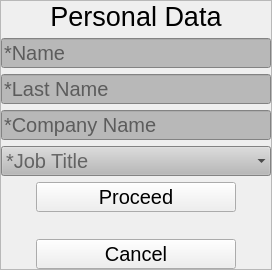
                <widget class="QWidget" name="regPage4">
                 <layout class="QVBoxLayout" name="verticalLayout_24">
                  <property name="spacing">
                   <number>0</number>
                  </property>
                  <property name="leftMargin">
                   <number>0</number>
                  </property>
                  <property name="topMargin">
                   <number>0</number>
                  </property>
                  <property name="rightMargin">
                   <number>0</number>
                  </property>
                  <property name="bottomMargin">
                   <number>0</number>
                  </property>
                  <item alignment="Qt::AlignHCenter|Qt::AlignVCenter">
                   <widget class="QWidget" name="regContainer_4" native="true">
                    <layout class="QVBoxLayout" name="verticalLayout_19">
                     <property name="spacing">
                      <number>0</number>
                     </property>
                     <property name="leftMargin">
                      <number>0</number>
                     </property>
                     <property name="topMargin">
                      <number>0</number>
                     </property>
                     <property name="rightMargin">
                      <number>0</number>
                     </property>
                     <property name="bottomMargin">
                      <number>0</number>
                     </property>
                     <item alignment="Qt::AlignHCenter|Qt::AlignVCenter">
                      <widget class="QFrame" name="regSubContainer_4">
                       <property name="frameShape">
                        <enum>QFrame::StyledPanel</enum>
                       </property>
                       <property name="frameShadow">
                        <enum>QFrame::Raised</enum>
                       </property>
                       <layout class="QVBoxLayout" name="verticalLayout_20">
                        <property name="spacing">
                         <number>6</number>
                        </property>
                        <property name="leftMargin">
                         <number>0</number>
                        </property>
                        <property name="topMargin">
                         <number>0</number>
                        </property>
                        <property name="rightMargin">
                         <number>0</number>
                        </property>
                        <property name="bottomMargin">
                         <number>0</number>
                        </property>
                        <item>
                         <widget class="QLabel" name="personalDataLabel">
                          <property name="font">
                           <font>
                            <family>Arial</family>
                            <pointsize>20</pointsize>
                           </font>
                          </property>
                          <property name="styleSheet">
                           <string notr="true">background-color : transparent ; color : black;</string>
                          </property>
                          <property name="text">
                           <string>Personal Data</string>
                          </property>
                          <property name="textFormat">
                           <enum>Qt::AutoText</enum>
                          </property>
                          <property name="alignment">
                           <set>Qt::AlignCenter</set>
                          </property>
                         </widget>
                        </item>
                        <item alignment="Qt::AlignHCenter">
                         <widget class="QLineEdit" name="nameEntering">
                          <property name="minimumSize">
                           <size>
                            <width>270</width>
                            <height>30</height>
                           </size>
                          </property>
                          <property name="maximumSize">
                           <size>
                            <width>270</width>
                            <height>30</height>
                           </size>
                          </property>
                          <property name="font">
                           <font>
                            <pointsize>15</pointsize>
                           </font>
                          </property>
                          <property name="whatsThis">
                           <string/>
                          </property>
                          <property name="styleSheet">
                           <string notr="true">background-color: rgb(184, 184, 184); color : black;
</string>
                          </property>
                          <property name="placeholderText">
                           <string>*Name</string>
                          </property>
                         </widget>
                        </item>
                        <item>
                         <widget class="QLineEdit" name="lastNameEntering">
                          <property name="minimumSize">
                           <size>
                            <width>270</width>
                            <height>30</height>
                           </size>
                          </property>
                          <property name="maximumSize">
                           <size>
                            <width>270</width>
                            <height>30</height>
                           </size>
                          </property>
                          <property name="font">
                           <font>
                            <pointsize>15</pointsize>
                           </font>
                          </property>
                          <property name="styleSheet">
                           <string notr="true">background-color: rgb(184, 184, 184); color : black;</string>
                          </property>
                          <property name="placeholderText">
                           <string>*Last Name</string>
                          </property>
                         </widget>
                        </item>
                        <item>
                         <widget class="QLineEdit" name="companyNameEntering">
                          <property name="minimumSize">
                           <size>
                            <width>270</width>
                            <height>30</height>
                           </size>
                          </property>
                          <property name="maximumSize">
                           <size>
                            <width>270</width>
                            <height>30</height>
                           </size>
                          </property>
                          <property name="font">
                           <font>
                            <pointsize>15</pointsize>
                           </font>
                          </property>
                          <property name="styleSheet">
                           <string notr="true">background-color: rgb(184, 184, 184); color : black;</string>
                          </property>
                          <property name="placeholderText">
                           <string>*Company Name</string>
                          </property>
                         </widget>
                        </item>
                        <item>
                         <widget class="QComboBox" name="jobTitleComboBox">
                          <property name="minimumSize">
                           <size>
                            <width>270</width>
                            <height>30</height>
                           </size>
                          </property>
                          <property name="maximumSize">
                           <size>
                            <width>270</width>
                            <height>30</height>
                           </size>
                          </property>
                          <property name="font">
                           <font>
                            <pointsize>15</pointsize>
                           </font>
                          </property>
                          <property name="styleSheet">
                           <string notr="true">background-color: rgb(184, 184, 184); color : black;</string>
                          </property>
                          <property name="currentText">
                           <string/>
                          </property>
                          <property name="iconSize">
                           <size>
                            <width>16</width>
                            <height>16</height>
                           </size>
                          </property>
                          <property name="placeholderText">
                           <string>*Job Title</string>
                          </property>
                          <property name="frame">
                           <bool>false</bool>
                          </property>
                          <property name="modelColumn">
                           <number>0</number>
                          </property>
                          <item>
                           <property name="text">
                            <string>Chief Project Engineer</string>
                           </property>
                          </item>
                          <item>
                           <property name="text">
                            <string>Contractor</string>
                           </property>
                          </item>
                          <item>
                           <property name="text">
                            <string>Designer</string>
                           </property>
                          </item>
                          <item>
                           <property name="text">
                            <string>Technical Client</string>
                           </property>
                          </item>
                         </widget>
                        </item>
                        <item alignment="Qt::AlignHCenter">
                         <widget class="QPushButton" name="proceedBtn_3">
                          <property name="minimumSize">
                           <size>
                            <width>200</width>
                            <height>30</height>
                           </size>
                          </property>
                          <property name="maximumSize">
                           <size>
                            <width>200</width>
                            <height>30</height>
                           </size>
                          </property>
                          <property name="font">
                           <font>
                            <pointsize>15</pointsize>
                           </font>
                          </property>
                          <property name="styleSheet">
                           <string notr="true"/>
                          </property>
                          <property name="text">
                           <string>Proceed</string>
                          </property>
                          <property name="shortcut">
                           <string>Return, Space</string>
                          </property>
                         </widget>
                        </item>
                        <item>
                         <widget class="QLabel" name="infoLabel_6">
                          <property name="font">
                           <font>
                            <pointsize>10</pointsize>
                           </font>
                          </property>
                          <property name="styleSheet">
                           <string notr="true">background-color : transparent ; color : rgb(93, 0, 23) ;</string>
                          </property>
                          <property name="text">
                           <string/>
                          </property>
                         </widget>
                        </item>
                        <item alignment="Qt::AlignHCenter">
                         <widget class="QPushButton" name="cancelRegBtn_4">
                          <property name="minimumSize">
                           <size>
                            <width>200</width>
                            <height>30</height>
                           </size>
                          </property>
                          <property name="maximumSize">
                           <size>
                            <width>200</width>
                            <height>30</height>
                           </size>
                          </property>
                          <property name="font">
                           <font>
                            <pointsize>15</pointsize>
                           </font>
                          </property>
                          <property name="styleSheet">
                           <string notr="true"/>
                          </property>
                          <property name="text">
                           <string>Cancel</string>
                          </property>
                         </widget>
                        </item>
                       </layout>
                      </widget>
                     </item>
                    </layout>
                   </widget>
                  </item>
                 </layout>
                </widget>
